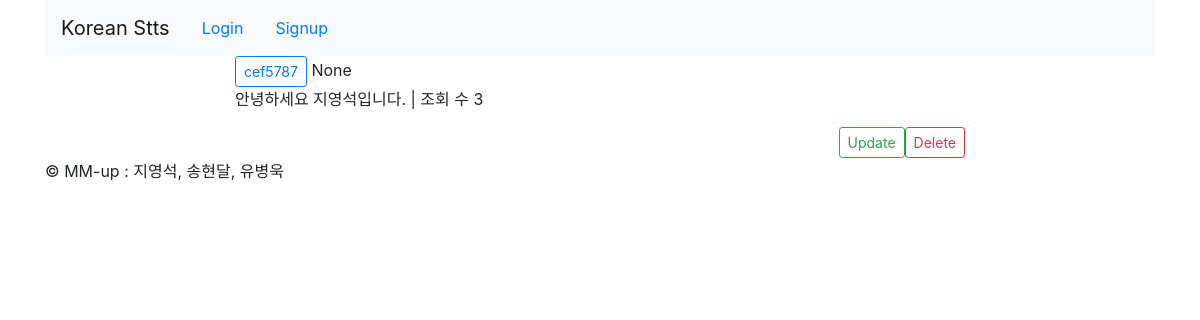
Page /QnA/detail/5/ on the committed database.
### QnA/models.py (models this page shows, shortened)
class QuestionAndAnswer(models.Model):
    author = models.ForeignKey(User, on_delete=models.CASCADE, related_name="user_author")
    title = models.CharField(max_length=100)
    text = models.TextField()
    hit = models.PositiveIntegerField(default=0)
    created = models.DateTimeField(auto_now_add=True)
    updated = models.DateTimeField(auto_now=True)
    class Meta:
        ordering = ['-updated']
    @property
    def update_counter(self):
        self.hit = self.hit + 1
        self.save()

### QnA/templates/QnA/detail.html (shortened to what this page needs)
{% extends 'base.html' %}
{% block content %}
    <div class="row">
        <div class="col-md-2"></div>
        <div class="col-md-8 panel panel-default">
            <button type="button" class="btn btn-outline-primary btn-sm">
                {{object.author.username}}</button>
            {{ object.update_counter }}
            <p>{{object.text|linebreaksbr}} | 조회 수 {{object.hit}}</p>
            <a href="{% url 'QnA:QnA_delete' pk=object.id %}" class="btn btn-outline-danger btn-sm float-right">
                Delete</a>
            <a href="{% url 'QnA:QnA_update' pk=object.id %}" class="btn btn-outline-success btn-sm float-right">
                Update</a>
        </div>
        <div class="col-md-2"></div>
    </div>
    <div class="row">
        <div class="col-md-2"></div>
        <div class="col-md-8 panel panel-default">
            {% load disqus_tags %}
        </div>
        <div class="col-md-2"></div>
    </div>
{% endblock %}

### rows in the picture
QuestionAndAnswer: author.username "cef5787", update_counter "None", text "안녕하세요 지영석입니다.", hit "3"
